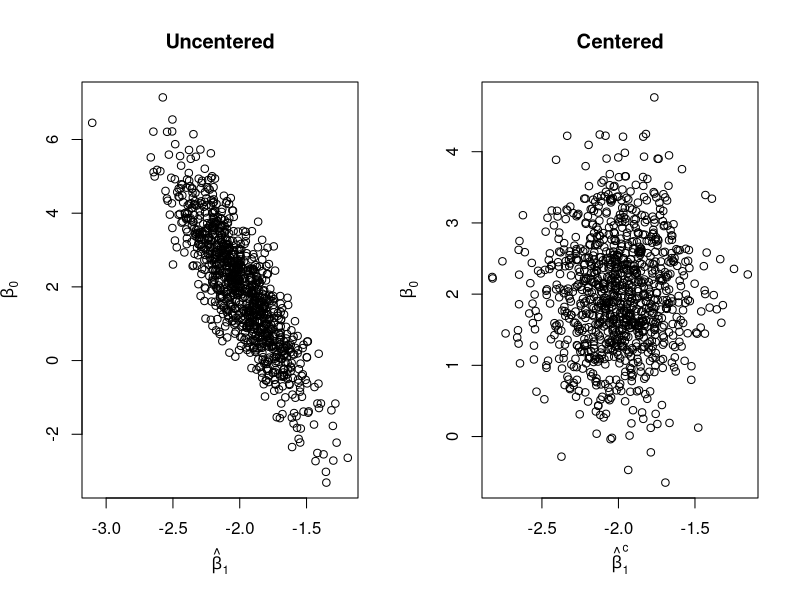

Source code (R):
## ---- chunk 1
#| eval: true
#| echo: false
#| fig-height: 3
#| fig-width: 5

Sdotdot <- function(x, y) sum((x - mean(x)) * (y - mean(y)))

R <- 1000
b1s <- double(R)
b0s <- double(R)
b1cs <- double(R)
b0cs <- double(R)
n <- 25
x <- runif(n, 0, 10)
xc <- x - mean(x) # centered

for (i in 1:R) {
    y <- 2 - 2 * x + rnorm(25, 0, 4)
    b1 <- Sdotdot(x, y) / Sdotdot(x, x)
    b0 <- mean(y) - b1 * mean(x)
    b1s[i] <- b1
    b0s[i] <- b0

    # Centered
    y <- 2 - 2 * xc + rnorm(25, 0, 4)
    b1c <- Sdotdot(xc, y) / Sdotdot(xc, xc)
    b1cs[i] <- b1c
    b0c <- mean(y) - b1 * mean(xc)
    b0cs[i] <- b0c
}

par(mfrow = c(1,2))
plot(b1s, b0s, main = "Uncentered",
    xlab = expression(hat(beta)[1]),
    ylab = expression(hat(beta)[0]))
plot(b1cs, b0cs, main = "Centered",
    xlab = expression(hat(beta)[1]^c),
    ylab = expression(hat(beta)[0]^c))
